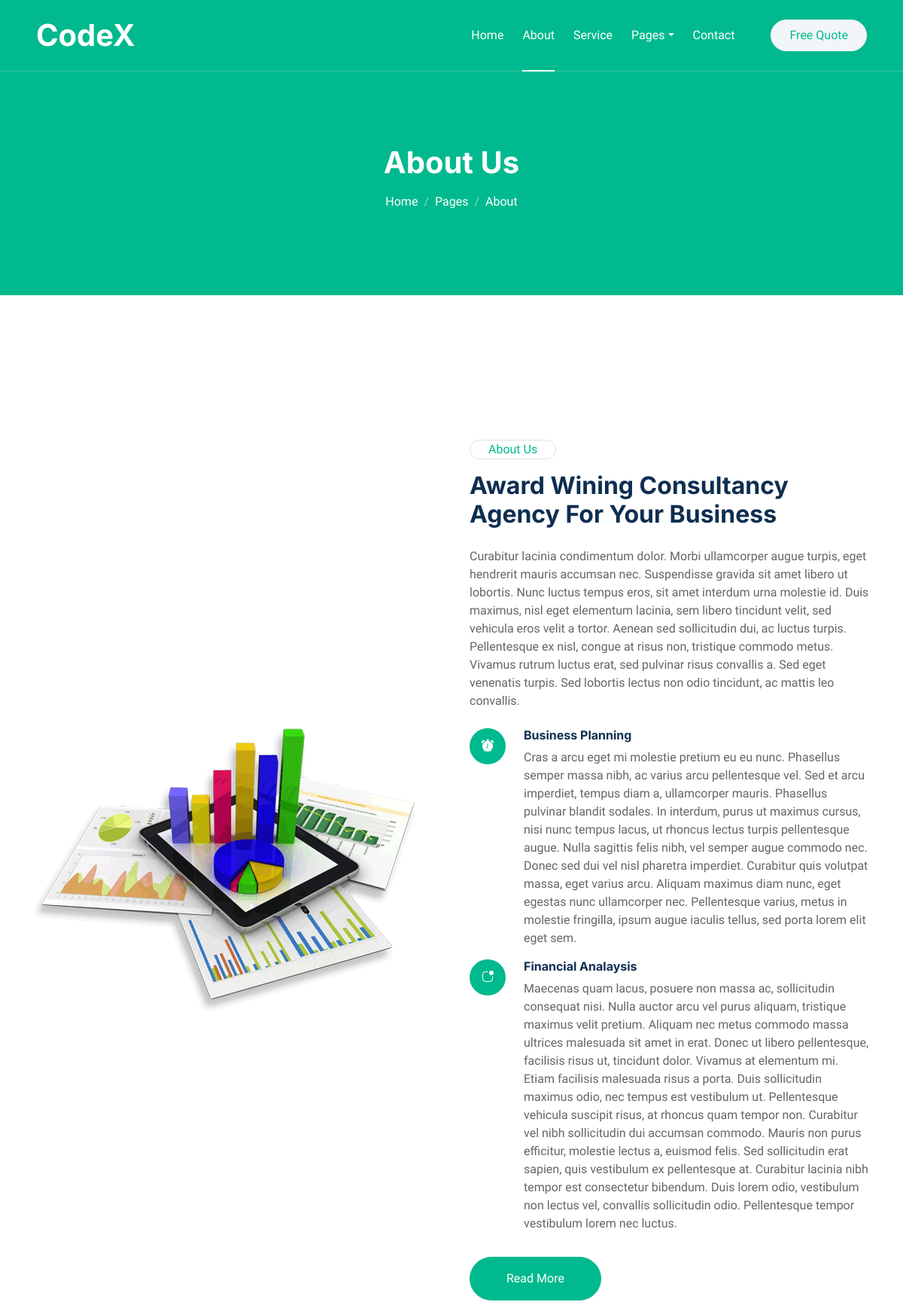
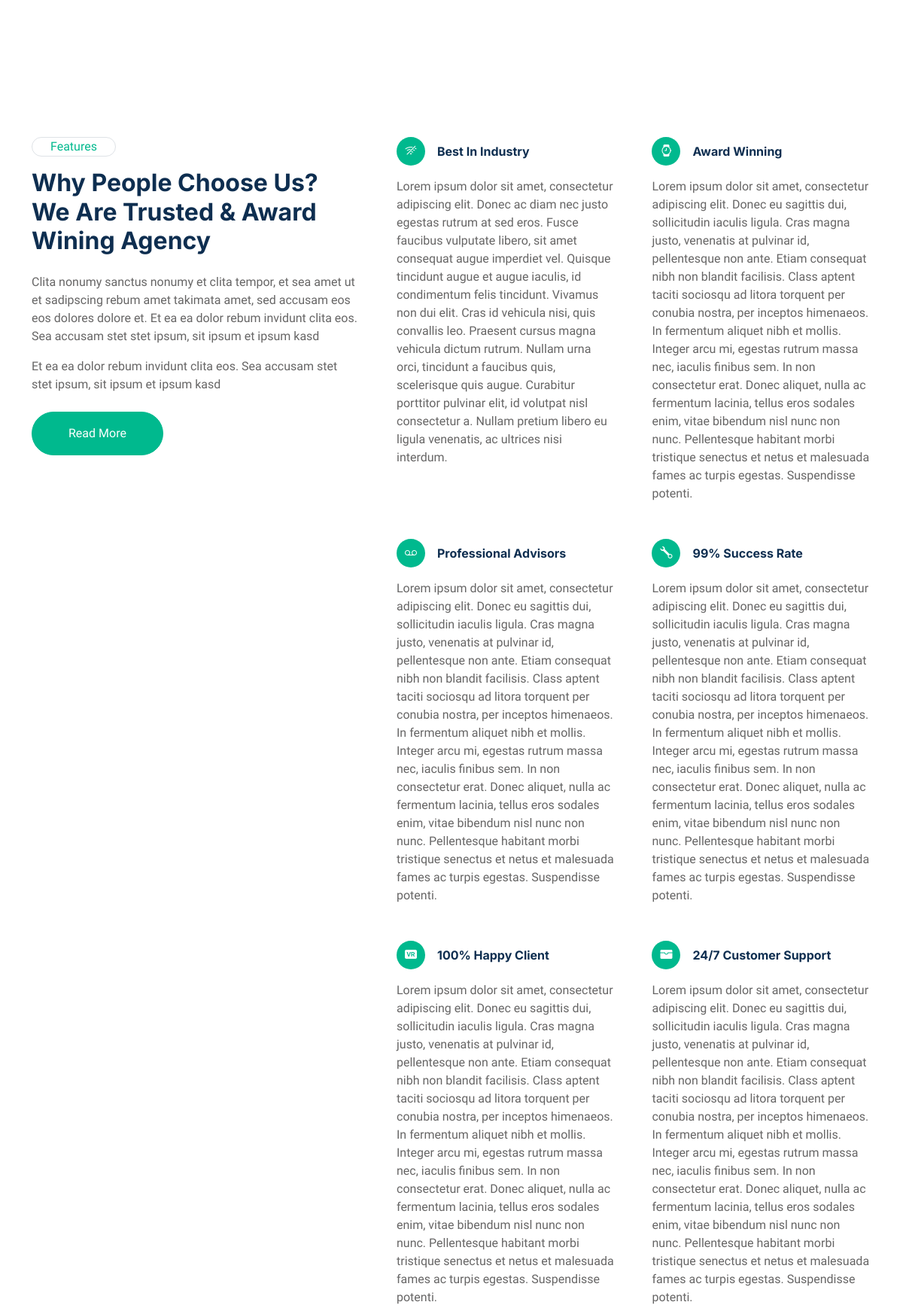
/about (upper part), run on the app's committed database (2 pictures, top to bottom).
### Site/models.py (models this page shows)
class Site_Info(models.Model):
    section_testimonial_title = models.CharField(max_length=255)
    section_banner_title = models.CharField(max_length=255)
    section_about_title = models.CharField(max_length=255)
    section_features_title = models.CharField(max_length=255)
    section_team_title = models.CharField(max_length=255)
    section_service_title = models.CharField(max_length=255)
    section_started_title = models.CharField(max_length=255)
    site_logo = models.CharField(max_length=255)

class About(models.Model):
    description = models.TextField()
    img = models.FileField()

class AboutDetails(models.Model):
    title =  models.CharField(max_length=255)
    description = models.TextField()
    img = models.CharField(max_length=255)

class Features_Details(models.Model):
    title = models.CharField(max_length=255)
    description = models.TextField()
    img = models.CharField(max_length=255)

### Site/views.py (the view)
# urls.py: path('about', about , name='about'),
def about(request):
    about_details = AboutDetails.objects.all()
    features_details = Features_Details.objects.all()
    team = TeamMember.objects.all()
    about = About.objects.all()
    section = Site_Info.objects.first()
    return render(request, 'pages/about.html', locals())

### Site/context_processor.py (called while the page is built)
def Footer_details(request):
    footer = Footer.objects.all()
    return{
        'footer': footer
    }

### templates/pages/about.html (shortened to what this page needs)
{% extends 'base/base.html' %}
{% load static %}
{% block 'content' %}
            <div class="container-xxl bg-primary page-header">
                <div class="container text-center">
                    <h1 class="text-white animated zoomIn mb-3">About Us</h1>
                    <nav aria-label="breadcrumb">
                        <ol class="breadcrumb justify-content-center">
                            <li class="breadcrumb-item"><a class="text-white" href="{% url 'index' %}">Home</a></li>
                            <li class="breadcrumb-item"><a class="text-white" href="#">Pages</a></li>
                            <li class="breadcrumb-item text-white active" aria-current="page">About</li>
                        </ol>
                    </nav>
                </div>
            </div>
        </div>
        {% for about in about  %}
                <div class="container-xxl py-6">
                    <div class="container">
                        <div class="row g-5 align-items-center">
                            <div class="col-lg-6 wow zoomIn" data-wow-delay="0.1s">
                                <img class="img-fluid" src=" {{ about.img.url }} ">
                            </div>
                            <div class="col-lg-6 wow fadeInUp" data-wow-delay="0.1s">
                                <div class="d-inline-block border rounded-pill text-primary px-4 mb-3">About Us</div>
                                <h2 class="mb-4">{{ section.section_about_title }} </h2>
                                <p class="mb-4">{{ about.description }} </p>
                                <div class="row g-3 mb-4">
                                {% for about_details in about_details %}
                                <div class="col-12 d-flex">
                                    <div class="flex-shrink-0 btn-lg-square rounded-circle bg-primary">
                                        <i class="{{ about_details.img }} text-white"></i>
                                    </div>
                                    <div class="ms-4">
                                        <h6>{{about_details.title}}</h6>
                                        <span>{{about_details.description}}</span>
                                    </div>
                                </div>
                                {% endfor %}
                            </div>
                            <a class="btn btn-primary rounded-pill py-3 px-5 mt-2" href="">Read More</a>
                        </div>
                    </div>
                </div>
            </div>
        {% endfor %}
        <div class="container-xxl py-6">
            <div class="container">
                <div class="row g-5">
                    <div class="col-lg-5 wow fadeInUp" data-wow-delay="0.1s">
                        <div class="d-inline-block border rounded-pill text-primary px-4 mb-3">Features</div>
                        <h2 class="mb-4">{{ section.section_features_title }}</h2>
                        <p>Clita nonumy sanctus nonumy et clita tempor, et sea amet ut et sadipscing rebum amet takimata amet, sed accusam eos eos dolores dolore et. Et ea ea dolor rebum invidunt clita eos. Sea accusam stet stet ipsum, sit ipsum et ipsum kasd</p>
                        <p>Et ea ea dolor rebum invidunt clita eos. Sea accusam stet stet ipsum, sit ipsum et ipsum kasd</p>
                        <a class="btn btn-primary rounded-pill py-3 px-5 mt-2" href="">Read More</a>
                    </div>
                    <div class="col-lg-7">
                        <div class="row g-5">
                            {% for features_details in features_details  %}
                                <div class="col-sm-6 wow fadeIn" data-wow-delay="0.1s">
                                    <div class="d-flex align-items-center mb-3">
                                        <div class="flex-shrink-0 btn-square bg-primary rounded-circle me-3">
                                            <i class="{{features_details.img}} text-white"></i>
                                        </div>
                                        <h6 class="mb-0">{{ features_details.title }}</h6>
                                    </div>
                                    <span>{{ features_details.description }}</span>
                                </div>
                            {% endfor %}
                        </div>
                    </div>
                </div>
            </div>
        </div>
    {% endblock 'content' %}

### templates/base/base.html (shortened to what this page needs)
{% load static %}
<!DOCTYPE html>
<html lang="en">
<head>
    <link href="https://cdnjs.cloudflare.com/ajax/libs/font-awesome/5.10.0/css/all.min.css" rel="stylesheet">
    <link href="https://cdn.jsdelivr.net/npm/bootstrap-icons@1.4.1/font/bootstrap-icons.css" rel="stylesheet">
    <link href=" {% static 'assets/lib/animate/animate.min.css' %}" rel="stylesheet">
    <link href="{% static 'assets/lib/owlcarousel/assets/owl.carousel.min.css' %}" rel="stylesheet">
    <link href="{% static 'assets/css/bootstrap.min.css' %}" rel="stylesheet">
    <link href="{% static 'assets/css/style.css' %}" rel="stylesheet">
    <link rel="stylesheet" type="text/css" href="//unpkg.com/swagger-ui-dist@3/swagger-ui.css" />
</head>
<body>
    <div class="container-xxl bg-white p-0">
        <div class="container-xxl position-relative p-0">
            <nav class="navbar navbar-expand-lg navbar-light px-4 px-lg-5 py-3 py-lg-0">
                <a href="{% url 'index' %}" class="navbar-brand p-0">
                    <h1 class="m-0">{{section.site_logo}}</h1>
                </a>
                <div class="collapse navbar-collapse" id="navbarCollapse">
                    <div class="navbar-nav ms-auto py-0">
                        <a href="{% url 'index' %}" class="nav-item nav-link {% if request.path == '/' %} active {% endif %}">Home</a>
                        <a href="{% url 'about' %}" class="nav-item nav-link {% if request.path == '/about' %} active {% endif %}">About</a>
                        <a href="{% url 'service' %} " class="nav-item nav-link {% if request.path == '/service' %} active {% endif %}">Service</a>
                        <div class="nav-item dropdown">
                            <a href="#" class="nav-link dropdown-toggle" data-bs-toggle="dropdown">Pages</a>
                        </div>
                        <a href=" {% url 'contact' %}" class="nav-item nav-link {% if request.path == '/contact' %} active {% endif %}">Contact</a>
                    </div>
                    <a href="" class="btn btn-light rounded-pill text-primary py-2 px-4 ms-lg-5">Free Quote</a>
                </div>
            </nav>
    {% block 'content' %}
    {% endblock 'content' %}
    </div>
</body>
</html>

### static/assets/css/style.css (style rules this page uses)
:root { --primary: #00B98E; --light: #F3F6F8; --dark: #0E2E50; }
.py-6 { padding-top: 6rem; padding-bottom: 6rem; }
.btn { font-weight: 500; transition: .5s; }
.btn.btn-primary, .btn.btn-outline-primary:hover { color: #FFFFFF; }
.btn-square { width: 38px; height: 38px; }
.btn-lg-square { width: 48px; height: 48px; }
.btn-square, .btn-sm-square, .btn-lg-square { padding: 0; display: flex; align-items: center; justify-content: center; font-weight: normal; border-radius: 50px; }
.navbar .navbar-nav .nav-link { position: relative; margin-left: 25px; padding: 35px 0; color: #FFFFFF; font-weight: 500; outline: none; transition: .5s; }
.navbar .navbar-nav .nav-link:hover, .navbar .navbar-nav .nav-link.active { color: #FFFFFF; }
.navbar .navbar-brand h1 { color: #FFFFFF; }
@media (min-width: 992px) { .navbar { position: absolute; width: 100%; top: 0; left: 0; border-bottom: 1px solid rgba(256, 256, 256, .2); z-index: 999; } }
@media (min-width: 992px) { .navbar .navbar-nav .nav-link::before { position: absolute; content: ""; width: 100%; height: 2px; bottom: 10px; left: 0; background: #FFFFFF; opacity: 0; transition: .5s; } }
@media (min-width: 992px) { .navbar .navbar-nav .nav-link:hover::before, .navbar .navbar-nav .nav-link.active::before { bottom: -1px; left: 0; opacity: 1; } }
.page-header { margin-bottom: 6rem; padding: 12rem 0 6rem 0; }
.page-header .breadcrumb-item+.breadcrumb-item::before { color: rgba(256, 256, 256, .5); }

### data on the page
Site_Info: site_logo "CodeX", section_about_title "Award Wining Consultancy Agency For Your Business", section_features_title "Why People Choose Us? We Are Trusted & Award Wining Agency"
About: img (picture), description "Curabitur lacinia condimentum dolor. Morbi ullamcorper augue turpis, eget hendrerit mauris accumsan nec. Suspendisse gravida sit amet libero ut lobortis. Nunc luctus tempus eros, sit amet interdum urna molestie id. Duis maximus, nisl eget elementum lacinia, sem libero tincidunt velit, sed vehicula eros velit a tortor. Aenean sed sollicitudin dui, ac luctus turpis. Pellentesque ex nisl, congue at risus non, tristique commodo metus. Vivamus rutrum luctus erat, sed pulvinar risus convallis a. Sed eget venenatis turpis. Sed lobortis lectus non odio tincidunt, ac mattis leo convallis."
AboutDetails: title "Business Planning", description "Cras a arcu eget mi molestie pretium eu eu nunc. Phasellus semper massa nibh, ac varius arcu pellentesque vel. Sed et arcu imperdiet, tempus diam a, ullamcorper mauris. Phasellus pulvinar blandit sodales. In interdum, purus ut maximus cursus, nisi nunc tempus lacus, ut rhoncus lectus turpis pellentesque augue. Nulla sagittis felis nibh, vel semper augue commodo nec. Donec sed dui vel nisl pharetra imperdiet. Curabitur quis volutpat massa, eget varius arcu. Aliquam maximus diam nunc, eget egestas nunc ullamcorper nec. Pellentesque varius, metus in molestie fringilla, ipsum augue iaculis tellus, sed porta lorem elit eget sem."
AboutDetails: title "Financial Analaysis", description "Maecenas quam lacus, posuere non massa ac, sollicitudin consequat nisi. Nulla auctor arcu vel purus aliquam, tristique maximus velit pretium. Aliquam nec metus commodo massa ultrices malesuada sit amet in erat. Donec ut libero pellentesque, facilisis risus ut, tincidunt dolor. Vivamus at elementum mi. Etiam facilisis malesuada risus a porta. Duis sollicitudin maximus odio, nec tempus est vestibulum ut. Pellentesque vehicula suscipit risus, at rhoncus quam tempor non. Curabitur vel nibh sollicitudin dui accumsan commodo. Mauris non purus efficitur, molestie lectus a, euismod felis. Sed sollicitudin erat sapien, quis vestibulum ex pellentesque at. Curabitur lacinia nibh tempor est consectetur…"
Features_Details: title "Best In Industry", description "Lorem ipsum dolor sit amet, consectetur adipiscing elit. Donec ac diam nec justo egestas rutrum at sed eros. Fusce faucibus vulputate libero, sit amet consequat augue imperdiet vel. Quisque tincidunt augue et augue iaculis, id condimentum felis tincidunt. Vivamus non dui elit. Cras id vehicula nisi, quis convallis leo. Praesent cursus magna vehicula dictum rutrum. Nullam urna orci, tincidunt a faucibus quis, scelerisque quis augue. Curabitur porttitor pulvinar elit, id volutpat nisl consectetur a. Nullam pretium libero eu ligula venenatis, ac ultrices nisi interdum."
Features_Details: title "Award Winning", description "Lorem ipsum dolor sit amet, consectetur adipiscing elit. Donec eu sagittis dui, sollicitudin iaculis ligula. Cras magna justo, venenatis at pulvinar id, pellentesque non ante. Etiam consequat nibh non blandit facilisis. Class aptent taciti sociosqu ad litora torquent per conubia nostra, per inceptos himenaeos. In fermentum aliquet nibh et mollis. Integer arcu mi, egestas rutrum massa nec, iaculis finibus sem. In non consectetur erat. Donec aliquet, nulla ac fermentum lacinia, tellus eros sodales enim, vitae bibendum nisl nunc non nunc. Pellentesque habitant morbi tristique senectus et netus et malesuada fames ac turpis egestas. Suspendisse potenti."
Features_Details: title "Professional Advisors", description "Lorem ipsum dolor sit amet, consectetur adipiscing elit. Donec eu sagittis dui, sollicitudin iaculis ligula. Cras magna justo, venenatis at pulvinar id, pellentesque non ante. Etiam consequat nibh non blandit facilisis. Class aptent taciti sociosqu ad litora torquent per conubia nostra, per inceptos himenaeos. In fermentum aliquet nibh et mollis. Integer arcu mi, egestas rutrum massa nec, iaculis finibus sem. In non consectetur erat. Donec aliquet, nulla ac fermentum lacinia, tellus eros sodales enim, vitae bibendum nisl nunc non nunc. Pellentesque habitant morbi tristique senectus et netus et malesuada fames ac turpis egestas. Suspendisse potenti."
Features_Details: title "99% Success Rate", description "Lorem ipsum dolor sit amet, consectetur adipiscing elit. Donec eu sagittis dui, sollicitudin iaculis ligula. Cras magna justo, venenatis at pulvinar id, pellentesque non ante. Etiam consequat nibh non blandit facilisis. Class aptent taciti sociosqu ad litora torquent per conubia nostra, per inceptos himenaeos. In fermentum aliquet nibh et mollis. Integer arcu mi, egestas rutrum massa nec, iaculis finibus sem. In non consectetur erat. Donec aliquet, nulla ac fermentum lacinia, tellus eros sodales enim, vitae bibendum nisl nunc non nunc. Pellentesque habitant morbi tristique senectus et netus et malesuada fames ac turpis egestas. Suspendisse potenti."
Features_Details: title "100% Happy Client", description "Lorem ipsum dolor sit amet, consectetur adipiscing elit. Donec eu sagittis dui, sollicitudin iaculis ligula. Cras magna justo, venenatis at pulvinar id, pellentesque non ante. Etiam consequat nibh non blandit facilisis. Class aptent taciti sociosqu ad litora torquent per conubia nostra, per inceptos himenaeos. In fermentum aliquet nibh et mollis. Integer arcu mi, egestas rutrum massa nec, iaculis finibus sem. In non consectetur erat. Donec aliquet, nulla ac fermentum lacinia, tellus eros sodales enim, vitae bibendum nisl nunc non nunc. Pellentesque habitant morbi tristique senectus et netus et malesuada fames ac turpis egestas. Suspendisse potenti."
Features_Details: title "24/7 Customer Support", description "Lorem ipsum dolor sit amet, consectetur adipiscing elit. Donec eu sagittis dui, sollicitudin iaculis ligula. Cras magna justo, venenatis at pulvinar id, pellentesque non ante. Etiam consequat nibh non blandit facilisis. Class aptent taciti sociosqu ad litora torquent per conubia nostra, per inceptos himenaeos. In fermentum aliquet nibh et mollis. Integer arcu mi, egestas rutrum massa nec, iaculis finibus sem. In non consectetur erat. Donec aliquet, nulla ac fermentum lacinia, tellus eros sodales enim, vitae bibendum nisl nunc non nunc. Pellentesque habitant morbi tristique senectus et netus et malesuada fames ac turpis egestas. Suspendisse potenti."
